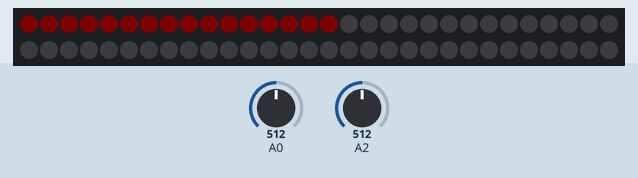
Recording of a sketch running on a simulated ATtiny85, built with avr-gcc and run on an emulated ATtiny85. On the bench: 60 RGB LEDs in strip order, left to right, continuing on the next row. Inputs (shaded band) come from the test bench; at power-on: A2 = 512, A0 = 512. Dim RGB values are drawn brighter than linear; random numbers use the default seed unless the sketch sets one.

Above: at 1.2 s.
1.3 s: A2 set to 716
At 1.46 s:
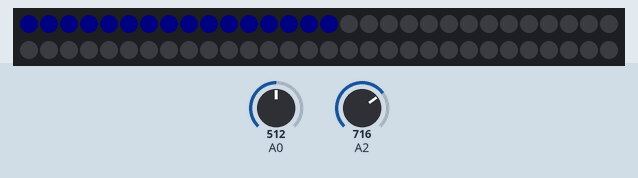
At 1.88 s:
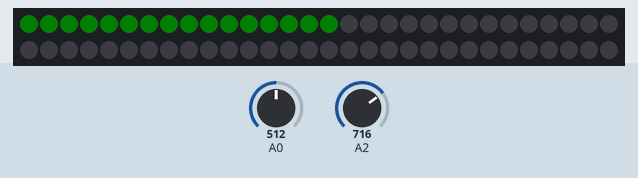
Timing chart, 0 to 4.3 s (numbered marks = the images above; inputs shaded):
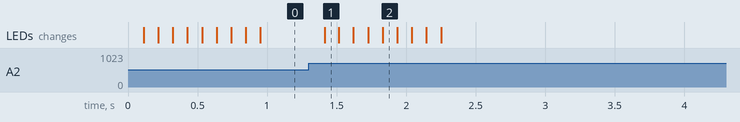

The sketch:

analogPartyHUT.ino
```cpp
#include <Adafruit_NeoPixel.h>
#ifdef __AVR__
#include <avr/power.h>
#endif

#define PIN 3

int averVal[10];

float averFloat;
int average;

int colorMode = 1;
int charge = 1;
int chargeTime = 10;
int normalTime = 100;

int treshHold = 10;

Adafruit_NeoPixel strip = Adafruit_NeoPixel(60, PIN, NEO_GRB + NEO_KHZ800);

void setup() {
  /*
    pinMode(6, OUTPUT);
    pinMode(5, OUTPUT);
    digitalWrite(6, LOW);
    digitalWrite(5, HIGH);
    pinMode(4, INPUT);
  */
  //Serial.begin(9600);
#if defined (__AVR_ATtiny85__)
  if (F_CPU == 8000000) clock_prescale_set(clock_div_1);
#endif

  strip.begin();
  strip.show(); // Initialize all pixels to 'off'

}

void loop() {
  int val = analogRead(A2);
  //treshHold = map(analogRead(A1) , 0,1023, 3,50);

  averAging(val);

  /*
    Serial.print("inVal: ");
    Serial.println(val);
    Serial.print("Average: ");
    Serial.println(average);
    Serial.println();
  */
  if (abs(average - val) > treshHold) {
    getCrazy();

    //Serial.println("Moep!");
    //Serial.print("Diff: "); Serial.println((average - val));
  }
  else {
    switch (charge) {
      case 1:
        for (int i = 0; i < 16; i++) {
          strip.setPixelColor(i, strip.Color(5, 0, 0));
        }
        break;
      case 2:
        for (int i = 0; i < 16; i++) {
          strip.setPixelColor(i, strip.Color(0, 0, 5));
        }
        break;
      case 3:
        for (int i = 0; i < 16; i++) {
          strip.setPixelColor(i, strip.Color(0, 5, 0));
        }
        break;
    }
    strip.show();
    //delay(10);

  }


  //delay(10);
}

void paint(int num) {
  switch (num) {
    case 1:
      for (int i = 0; i < 16; i++) {
        strip.setPixelColor(i, strip.Color(0, 255, 0));
        delay(chargeTime);
        strip.show();
      }
      strip.show();
      delay(normalTime);
      break;
    case 2:
      for (int i = 0; i < 16; i++) {
        strip.setPixelColor(i, strip.Color(0, 0, 255));
      }
      strip.show();
      delay(normalTime);
      break;
    case 3:
      for (int i = 0; i < 16; i++) {
        strip.setPixelColor(i, strip.Color(255, 0, 0));
      }
      strip.show();
      delay(normalTime);
      break;
    case 4:
      for (int i = 0; i < 16; i++) {
        strip.setPixelColor(i, strip.Color(0, 255, 0));
      }
      strip.show();
      delay(normalTime);
      break;
    case 5:

      for (int i = 0; i < 16; i++) {
        strip.setPixelColor(i, strip.Color(255, 255, 0));
      }
      break;
    case 6:
      for (int i = 0; i < 16; i++) {
        strip.setPixelColor(i, strip.Color(255, 0, 0));
        delay(chargeTime);
        strip.show();
      }
      break;
    case 7:
      for (int i = 16; i > 0; i--) {
        strip.setPixelColor(i, strip.Color(0, 0, 255));
        delay(chargeTime);
        strip.show();
      }
      break;
    case 8:
      for (int i = 16; i > 0; i--) {
        strip.setPixelColor(i, strip.Color(255, 0, 255));
        delay(chargeTime);
        strip.show();
      }
      break;
    case 9:
      for (int i = 16; i > 0; i--) {
        strip.setPixelColor(i, strip.Color(0, 255, 255));
        delay(chargeTime);
        strip.show();
      }
      break;
    default:
      switch (charge) {
        case 1:
          for (int i = 0; i < 16; i++) {
            strip.setPixelColor(i, strip.Color(5, 0, 0));
          }
          break;
        case 2:
          for (int i = 0; i < 16; i++) {
            strip.setPixelColor(i, strip.Color(0, 0, 5));
          }
          break;
        case 3:
          for (int i = 0; i < 16; i++) {
            strip.setPixelColor(i, strip.Color(0, 5, 0));
          }
          break;

      }
      strip.show();
      delay(normalTime);

      break;

  }
  //strip.show();
}

int averAging(int incoming) {

  averVal[9] = averVal[8];
  averVal[8] = averVal[7];
  averVal[7] = averVal[6];
  averVal[6] = averVal[5];
  averVal[5] = averVal[4];
  averVal[4] = averVal[3];
  averVal[3] = averVal[2];
  averVal[2] = averVal[1];
  averVal[1] = averVal[0];
  averVal[0] = incoming;

  for (int i = 0; i < 10; i = i + 1) {
    averFloat = averFloat + averVal[i];
  }
  averFloat = averFloat / 10;
  //Serial.print("Average1: ");
  //Serial.println(aver);
  average = int(averFloat);
  averFloat = 0;
}

void getCrazy() {

  //delay(10);
  //Serial.println(colorMode);
  colorMode++;
  if (colorMode == 6) {
    colorMode = 1;
  }
  //delay(200);
  randomSeed(analogRead(0));
  paint(random(15)); // min 10! ansonsten nicht alle modi ausgenutzt
  //Serial.println(random(15));
  //strip.show();


  charge++;
  if (charge == 4) {
    charge = 1;
  }
}
```

Measured:
- after the input at 1.3 s, the LEDs: change after 0.11 s (image 1)
